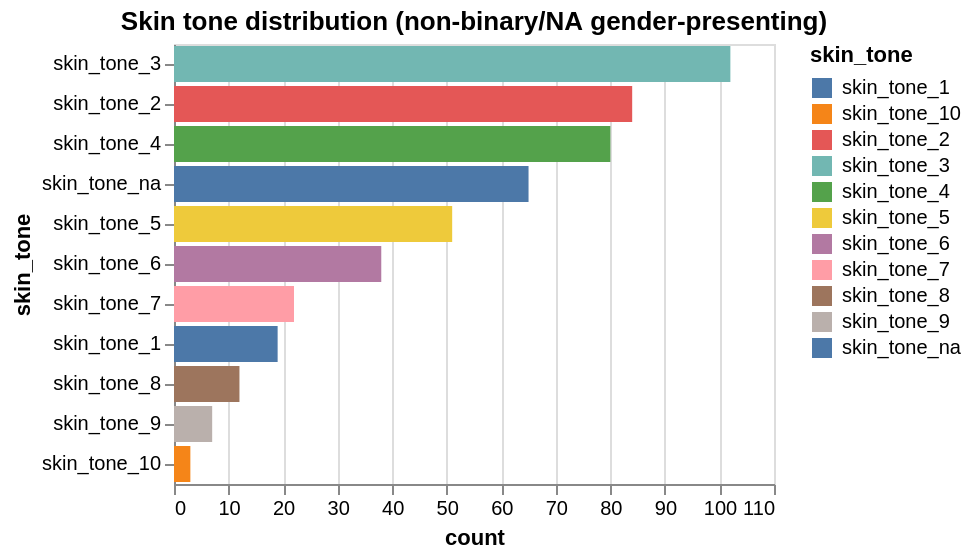

Source (notebook cell):
### Markdown cell above
The Fem presenting individuals also follow a similar distribution to the masc presenting individuals, although there are fewer counts due to a lack of fem presenting data points.

### Code cell
# Filter for non-binary and NA gender presentation
subset_nb_na = df[(df["gender_presentation_non_binary"] == 1)]

# Count skin tones for this subset
skin_counts_nb_na = subset_nb_na[skin_cols].sum().reset_index(name="count").rename(columns={"index": "skin_tone"})

# Plot
alt.Chart(skin_counts_nb_na).mark_bar().encode(
    x="count:Q",
    y=alt.Y("skin_tone:N").sort('-x'),
    color="skin_tone:N"
).properties(title="Skin tone distribution (non-binary/NA gender-presenting)")

### Figure 1 — Vega specification as saved in the notebook (floating-point values rounded to 4 significant figures)
{"$schema": "https://vega.github.io/schema/vega/v5.json", "data": [{"name": "source_0"}, {"name": "data_0", "values": [{"count_end": 19.0, "count_start": 0.0, "skin_tone": "skin_tone_1"}, {"count_end": 84.0, "count_start": 0.0, "skin_tone": "skin_tone_2"}, {"count_end": 102.0, "count_start": 0.0, "skin_tone": "skin_tone_3"}, {"count_end": 80.0, "count_start": 0.0, "skin_tone": "skin_tone_4"}, {"count_end": 51.0, "count_start": 0.0, "skin_tone": "skin_tone_5"}, {"count_end": 38.0, "count_start": 0.0, "skin_tone": "skin_tone_6"}, {"count_end": 22.0, "count_start": 0.0, "skin_tone": "skin_tone_7"}, {"count_end": 12.0, "count_start": 0.0, "skin_tone": "skin_tone_8"}, {"count_end": 7.0, "count_start": 0.0, "skin_tone": "skin_tone_9"}, {"count_end": 3.0, "count_start": 0.0, "skin_tone": "skin_tone_10"}, {"count_end": 65.0, "count_start": 0.0, "skin_tone": "skin_tone_na"}]}, {"name": "source_0_y_domain_skin_tone", "values": [{"skin_tone": "skin_tone_1", "sort_field": 19}, {"skin_tone": "skin_tone_2", "sort_field": 84}, {"skin_tone": "skin_tone_3", "sort_field": 102}, {"skin_tone": "skin_tone_4", "sort_field": 80}, {"skin_tone": "skin_tone_5", "sort_field": 51}, {"skin_tone": "skin_tone_6", "sort_field": 38}, {"skin_tone": "skin_tone_7", "sort_field": 22}, {"skin_tone": "skin_tone_8", "sort_field": 12}, {"skin_tone": "skin_tone_9", "sort_field": 7}, {"skin_tone": "skin_tone_10", "sort_field": 3}, {"skin_tone": "skin_tone_na", "sort_field": 65}]}, {"name": "data_0_color_domain_skin_tone", "values": [{"skin_tone": "skin_tone_1"}, {"skin_tone": "skin_tone_2"}, {"skin_tone": "skin_tone_3"}, {"skin_tone": "skin_tone_4"}, {"skin_tone": "skin_tone_5"}, {"skin_tone": "skin_tone_6"}, {"skin_tone": "skin_tone_7"}, {"skin_tone": "skin_tone_8"}, {"skin_tone": "skin_tone_9"}, {"skin_tone": "skin_tone_10"}, {"skin_tone": "skin_tone_na"}]}], "signals": [{"name": "y_step", "value": 20}, {"name": "height", "update": "bandspace(domain('y').length, 0.1, 0.05) * y_step"}], "marks": [{"type": "rect", "name": "marks", "from": {"data": "data_0"}, "encode": {"update": {"fill": {"field": "skin_tone", "scale": "color"}, "x2": {"field": "count_start", "scale": "x"}, "x": {"field": "count_end", "scale": "x"}, "y": {"field": "skin_tone", "scale": "y"}, "height": {"signal": "max(0.25, bandwidth('y'))"}}}, "style": ["bar"]}], "scales": [{"name": "x", "type": "linear", "domain": {"data": "data_0", "fields": ["count_start", "count_end"]}, "range": [0, {"signal": "width"}], "zero": true, "nice": true}, {"name": "y", "type": "band", "domain": {"data": "source_0_y_domain_skin_tone", "field": "skin_tone", "sort": {"op": "max", "field": "sort_field", "order": "descending"}}, "range": {"step": {"signal": "y_step"}}, "paddingInner": 0.1, "paddingOuter": 0.05}, {"name": "color", "type": "ordinal", "domain": {"data": "data_0_color_domain_skin_tone", "field": "skin_tone", "sort": true}, "range": "category"}], "axes": [{"scale": "x", "zindex": 0, "gridScale": "y", "domain": false, "ticks": false, "labels": false, "maxExtent": 0, "grid": true, "tickCount": {"signal": "ceil(width/40)"}, "minExtent": 0, "orient": "bottom", "aria": false}, {"scale": "x", "title": "count", "grid": false, "labelFlush": true, "labelOverlap": true, "tickCount": {"signal": "ceil(width/40)"}, "zindex": 0, "orient": "bottom"}, {"scale": "y", "zindex": 0, "orient": "left", "title": "skin_tone", "grid": false}], "title": {"text": "Skin tone distribution (non-binary/NA gender-presenting)", "frame": "group"}, "legends": [{"fill": "color", "symbolType": "square", "title": "skin_tone"}], "background": "white", "padding": 5, "width": 300, "style": "cell"}
